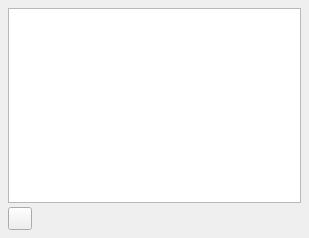
<?xml version="1.0" encoding="UTF-8"?>
<ui version="4.0">
 <class>LineStyleSelector</class>
 <widget class="QWidget" name="LineStyleSelector">
  <property name="geometry">
   <rect>
    <x>0</x>
    <y>0</y>
    <width>309</width>
    <height>238</height>
   </rect>
  </property>
  <property name="windowTitle">
   <string>Form</string>
  </property>
  <layout class="QVBoxLayout" name="verticalLayout">
   <property name="spacing">
    <number>4</number>
   </property>
   <property name="leftMargin">
    <number>8</number>
   </property>
   <property name="topMargin">
    <number>8</number>
   </property>
   <property name="rightMargin">
    <number>8</number>
   </property>
   <property name="bottomMargin">
    <number>8</number>
   </property>
   <item>
    <widget class="QListWidget" name="lineStyles">
     <property name="viewMode">
      <enum>QListView::IconMode</enum>
     </property>
    </widget>
   </item>
   <item>
    <layout class="QHBoxLayout" name="horizontalLayout">
     <item>
      <widget class="QToolButton" name="buttonNewLine">
       <property name="text">
        <string/>
       </property>
      </widget>
     </item>
     <item>
      <spacer name="horizontalSpacer">
       <property name="orientation">
        <enum>Qt::Horizontal</enum>
       </property>
       <property name="sizeHint" stdset="0">
        <size>
         <width>40</width>
         <height>20</height>
        </size>
       </property>
      </spacer>
     </item>
    </layout>
   </item>
  </layout>
 </widget>
 <resources/>
 <connections/>
</ui>
